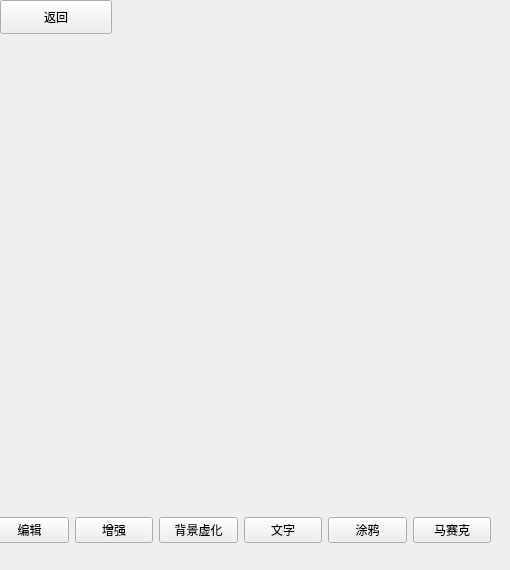
   <widget class="QWidget" name="beautyInterface">
    <widget class="QLabel" name="beautyPhoto">
     <property name="geometry">
      <rect>
       <x>0</x>
       <y>90</y>
       <width>501</width>
       <height>341</height>
      </rect>
     </property>
     <property name="minimumSize">
      <size>
       <width>501</width>
       <height>341</height>
      </size>
     </property>
     <property name="text">
      <string/>
     </property>
     <property name="pixmap">
      <pixmap>C:/Users/67490/Pictures/纯色背景.jpg</pixmap>
     </property>
    </widget>
    <widget class="QWidget" name="horizontalWidget_2" native="true">
     <property name="geometry">
      <rect>
       <x>-10</x>
       <y>500</y>
       <width>501</width>
       <height>61</height>
      </rect>
     </property>
     <layout class="QHBoxLayout" name="horizontalLayout_2">
      <item>
       <widget class="QPushButton" name="edit">
        <property name="styleSheet">
         <string notr="true">font: 87 9pt &quot;Arial Black&quot;;
font: 9pt &quot;方正兰亭超细黑简体&quot;;</string>
        </property>
        <property name="text">
         <string>编辑</string>
        </property>
        <property name="iconSize">
         <size>
          <width>24</width>
          <height>30</height>
         </size>
        </property>
       </widget>
      </item>
      <item>
       <widget class="QPushButton" name="enhance">
        <property name="text">
         <string>增强</string>
        </property>
        <property name="autoRepeatDelay">
         <number>300</number>
        </property>
       </widget>
      </item>
      <item>
       <widget class="QPushButton" name="backgroundXuhua">
        <property name="text">
         <string>背景虚化</string>
        </property>
       </widget>
      </item>
      <item>
       <widget class="QPushButton" name="writeWord">
        <property name="text">
         <string>文字</string>
        </property>
       </widget>
      </item>
      <item>
       <widget class="QPushButton" name="Handwrite">
        <property name="text">
         <string>涂鸦</string>
        </property>
       </widget>
      </item>
      <item>
       <widget class="QPushButton" name="mosaic">
        <property name="baseSize">
         <size>
          <width>10</width>
          <height>10</height>
         </size>
        </property>
        <property name="text">
         <string>马赛克</string>
        </property>
       </widget>
      </item>
     </layout>
    </widget>
    <widget class="QPushButton" name="backFromBeauty">
     <property name="geometry">
      <rect>
       <x>0</x>
       <y>0</y>
       <width>112</width>
       <height>34</height>
      </rect>
     </property>
     <property name="text">
      <string>返回</string>
     </property>
    </widget>
   </widget>
